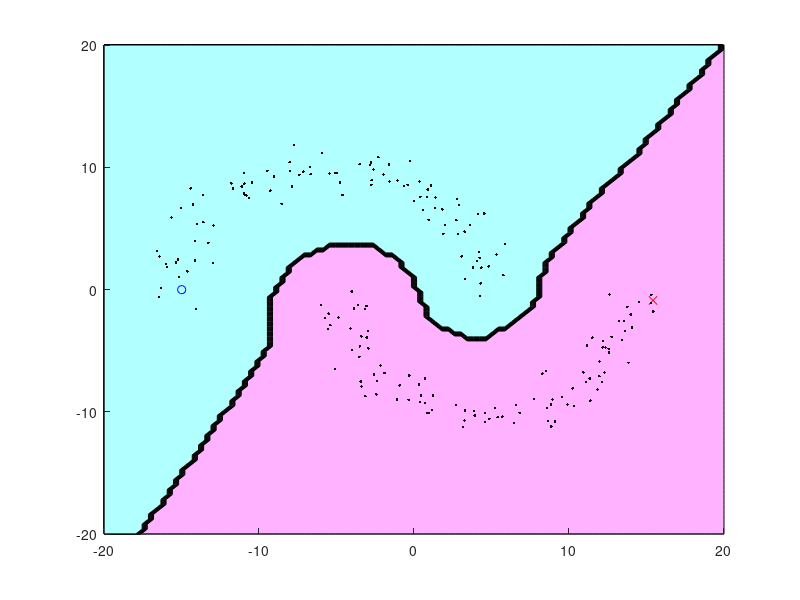

Reproduce this figure in MATLAB.
%拉普拉斯正则化最小二乘法
n=200;
a=linspace(0,pi,n/2);
u=-10*[cos(a)+0.5,cos(a)-0.5]'+randn(n,1);
v=10*[sin(a) -sin(a)]' + randn(n,1);
x=[u v];
y=zeros(n,1);
y(1)=1;
y(n)=-1;
x2=sum(x.^2,2);
hh=2*1^2;
k=exp(-(repmat(x2,1,n) + repmat(x2',n,1)-2*x*x')/hh);
w=k;
t=(k^2+1*eye(n) + 10*k*(diag(sum(w))-w)*k)\(k*y);
%-----计算新样本的高斯核矩阵
m=100;
X=linspace(-20,20,m)';
X2=X.^2;
U=exp(-(repmat(u.^2,1,m) + repmat(X2',n,1)-2*u*X')/hh);
V=exp(-(repmat(v.^2,1,m) + repmat(X2',n,1)-2*v*X')/hh);
%-----
figure(1);clf;hold on;axis([-20 20 -20 20]);
colormap([1 0.7 1;0.7 1 1]);
contourf(X,X,sign(V'*(U.*repmat(t,1,m))));
plot(x(y==1,1),x(y==1,2),'bo');
plot(x(y==-1,1),x(y==-1,2),'rx');
plot(x(y==0,1),x(y==0,2),'k.');
